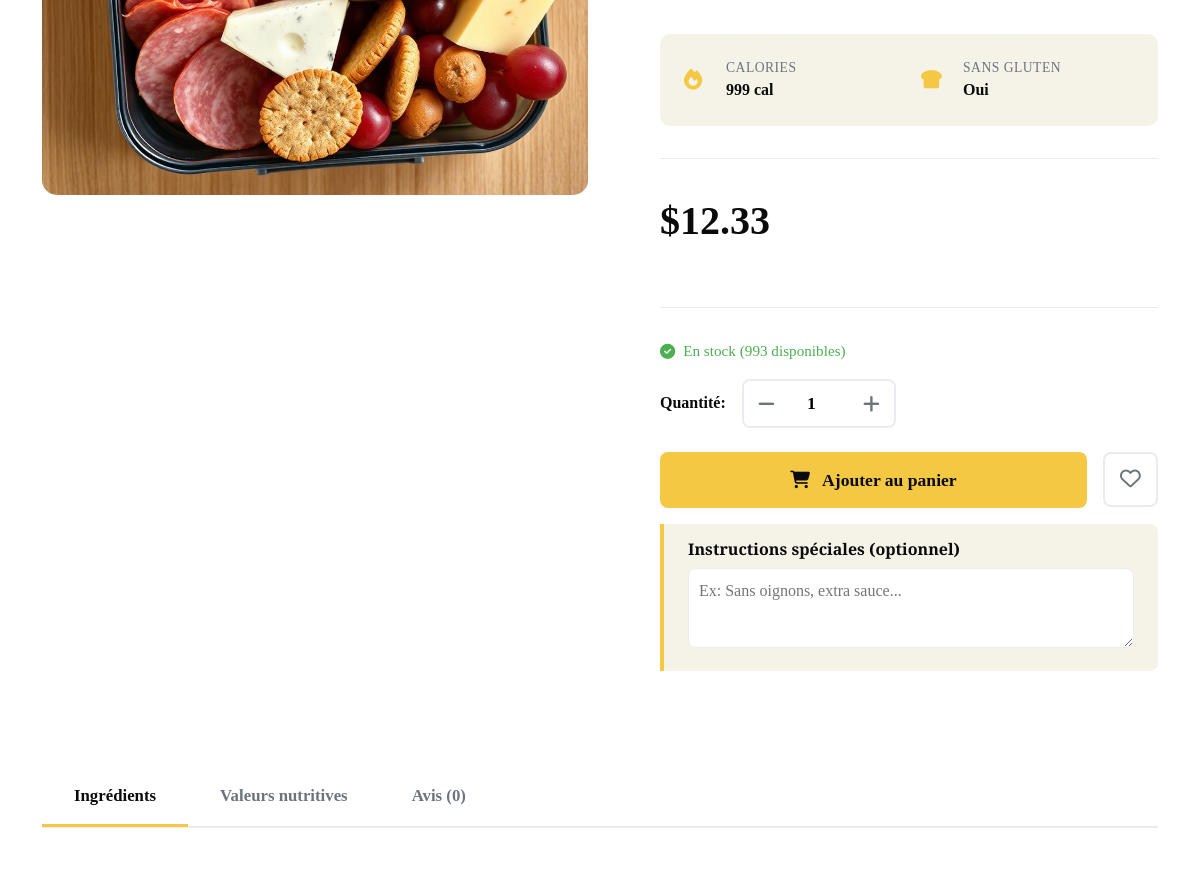
Page /product/tabarnak/ (middle part) on the earlier database version.
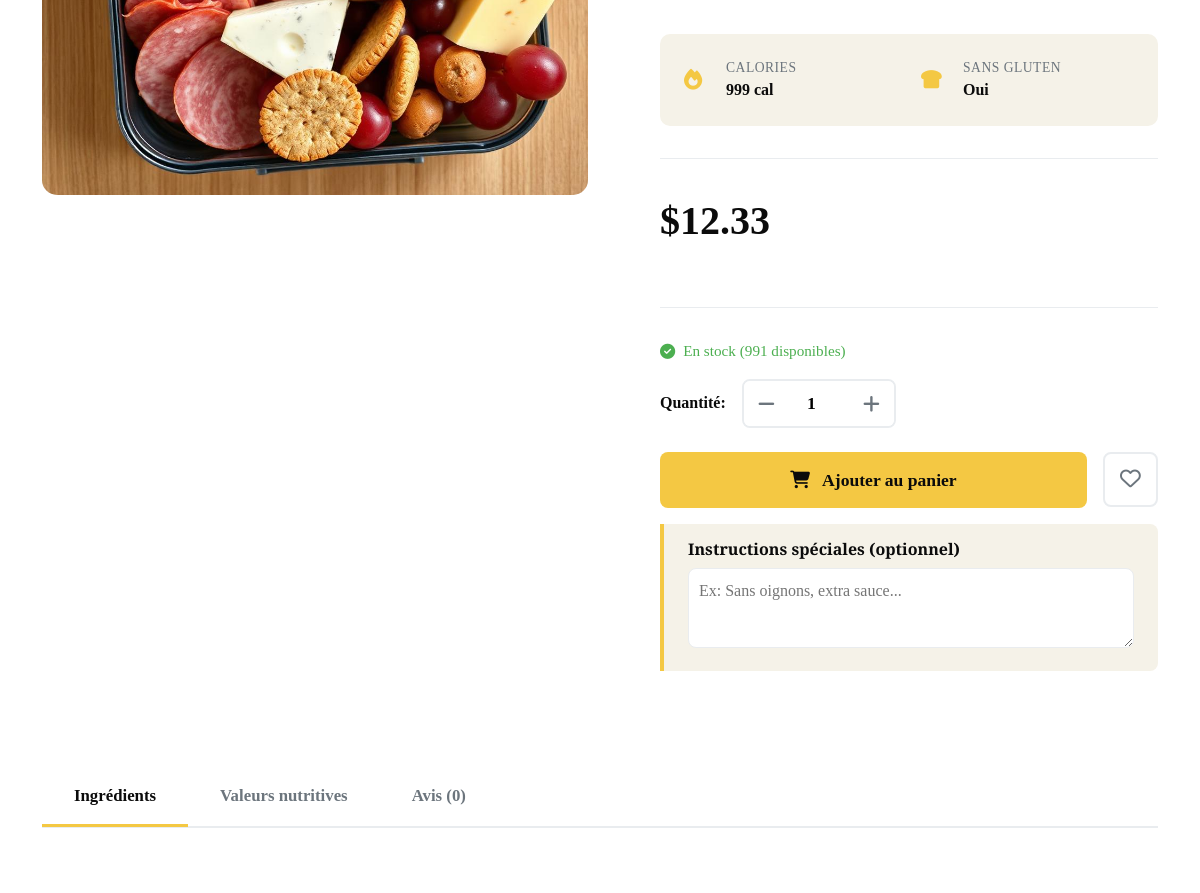
Same page on the later database version.
### JLTsite/models.py (models this page shows, shortened)
class Product(models.Model):
    DISPONIBLE = 'disponible'
    RUPTURE = 'rupture'
    COMMANDE = 'sur_commande'
    STATUS_CHOICES = [
        (DISPONIBLE, 'Disponible'),
        (RUPTURE, 'Rupture de stock'),
        (COMMANDE, 'Sur commande'),
    ]
    name = models.CharField(max_length=200, verbose_name='Nom')
    slug = models.SlugField(unique=True)
    category = models.ForeignKey(Category, on_delete=models.CASCADE, related_name='products')
    description = models.TextField(verbose_name='Description')
    ingredients = models.TextField(verbose_name='Ingrédients', blank=True)
    allergens = models.CharField(max_length=500, blank=True, verbose_name='Allergènes')
    price = models.DecimalField(max_digits=10, decimal_places=2, verbose_name='Prix')
    promo_price = models.DecimalField(max_digits=10, decimal_places=2, null=True, blank=True, verbose_name='Prix promo')
    image = models.ImageField(upload_to='images/', verbose_name='Image principale')
    image_2 = models.ImageField(upload_to='images/', blank=True, null=True)
    image_3 = models.ImageField(upload_to='images/', blank=True, null=True)
    calories = models.IntegerField(null=True, blank=True)
    preparation_time = models.IntegerField(help_text='En minutes', null=True, blank=True)
    status = models.CharField(max_length=20, choices=STATUS_CHOICES, default=DISPONIBLE)
    stock = models.IntegerField(default=0, verbose_name='Stock disponible')
    min_order = models.IntegerField(default=1, verbose_name='Commande minimum')
    is_vegetarian = models.BooleanField(default=False, verbose_name='Végétarien')
    is_vegan = models.BooleanField(default=False, verbose_name='Végane')
    is_gluten_free = models.BooleanField(default=False, verbose_name='Sans gluten')
    is_featured = models.BooleanField(default=False, verbose_name='Mis en avant')
    is_active = models.BooleanField(default=True, verbose_name='Actif')
    created_at = models.DateTimeField(auto_now_add=True)
    updated_at = models.DateTimeField(auto_now=True)
    views_count = models.IntegerField(default=0)
    sales_count = models.IntegerField(default=0)
    class Meta:
        verbose_name = 'Produit'
        verbose_name_plural = 'Produits'
        ordering = ['-created_at']
    def get_price(self):
        return self.promo_price if self.promo_price else self.price
    def is_in_stock(self):
        return self.stock > 0 and self.status == self.DISPONIBLE

### JLTsite/views.py (the view, shortened to what this page needs)
# urls.py: path('product/<slug:slug>/', views.product_detail_view, name='product_detail'),
def product_detail_view(request, slug):
    product = get_object_or_404(Product, slug=slug, is_active=True)
    product.views_count += 1
    product.save()
    reviews = product.reviews.all().order_by('-created_at')
    avg_rating = reviews.aggregate(Avg('rating'))['rating__avg'] or 0
    similar_products = Product.objects.filter(
        category=product.category,
        is_active=True
    ).exclude(id=product.id)[:4]
    can_review = False
    context = {
        'product': product,
        'reviews': reviews,
        'avg_rating': avg_rating,
        'similar_products': similar_products,
        'can_review': can_review,
    }
    return render(request, 'JLTsite/product_detail.html', context)

### JLTsite/templates/JLTsite/product_detail.html (shortened to what the changed rows need)
{% extends 'JLTsite/base.html' %}
{% load static %}
{% load humanize %}
{% block content %}
<section class="product-detail">
    <div class="container">
        <div class="row">
            <div class="col-lg-6">
                <div class="product-gallery">
                    <div class="main-image">
                        {% if product.image %}
                        <img src="{{ product.image.url }}" alt="{{ product.name }}" id="mainImage">
                        {% else %}
                        <img src="https://via.placeholder.com/600x500/F5F2E8/6B7652?text=JL+Traiteur" alt="{{ product.name }}">
                        {% endif %}
                    </div>
                </div>
            </div>
            <div class="col-lg-6">
                <div class="product-info">
                    <div class="product-meta">
                        <div class="meta-grid">
                            {% if product.calories %}
                            <div class="meta-item">
                                <i class="fas fa-fire"></i>
                                <div class="meta-text">
                                    <span class="meta-label">Calories</span>
                                    <span class="meta-value">{{ product.calories }} cal</span>
                                </div>
                            </div>
                            {% endif %}
                        </div>
                    </div>
                    <div class="pricing-section">
                        <div class="price-display">
                            <span class="price-current">${{ product.get_price|floatformat:2 }}</span>
                        </div>
                    </div>
                    <div class="add-to-cart-section">
                        {% if product.is_in_stock %}
                        <div class="stock-info in-stock">
                            <i class="fas fa-check-circle"></i>
                            En stock ({{ product.stock }} disponibles)
                        </div>
                        <div class="quantity-selector">
                            <span class="quantity-label">Quantité:</span>
                            <div class="quantity-control">
                                <button class="quantity-btn" onclick="decreaseQuantity()">
                                    <i class="fas fa-minus"></i>
                                </button>
                                <input type="number" class="quantity-input" id="quantity" value="1" min="1" max="{{ product.stock }}">
                                <button class="quantity-btn" onclick="increaseQuantity()">
                                    <i class="fas fa-plus"></i>
                                </button>
                            </div>
                        </div>
                        <div class="action-buttons">
                            <button class="btn-add-cart" onclick="addToCart({{ product.id }})">
                                <i class="fas fa-shopping-cart"></i>
                                Ajouter au panier
                            </button>
                            <button class="btn-wishlist">
                                <i class="far fa-heart"></i>
                            </button>
                        </div>
                        <div class="special-notes">
                            <h6>Instructions spéciales (optionnel)</h6>
                            <textarea id="specialNotes" placeholder="Ex: Sans oignons, extra sauce..."></textarea>
                        </div>
                        {% endif %}
                    </div>
                </div>
            </div>
        </div>
    </div>
</section>
{% endblock %}

Differences in the rows shown:
changed Product: stock "993" → "991"
